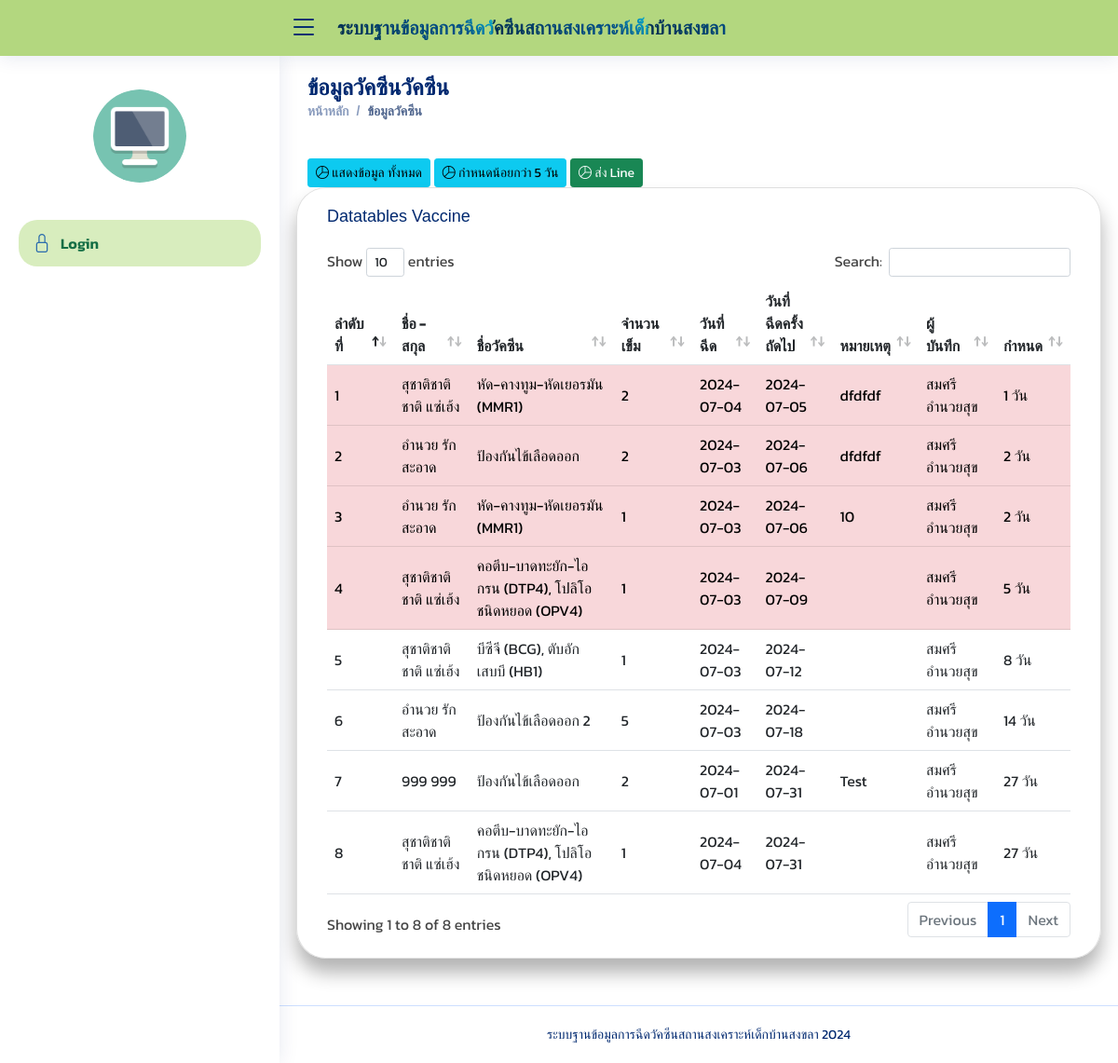
Page /vaccine_data.php on the committed database.
### tables this page shows
CREATE TABLE `tbl_vaccine_data` (
  `vaccine_data_id` int(11) NOT NULL COMMENT 'รหัสข้อมูลการฉีด',
  `student_id` int(11) NOT NULL COMMENT 'รหัสเด็ก',
  `staff_id` int(11) NOT NULL COMMENT 'รหัสผู้ใช้ง﻿าน',
  `vaccine_id` int(11) NOT NULL COMMENT 'รหัสวัคซีน',
  `vaccine_data_quantity` int(11) NOT NULL COMMENT 'จำนวนเข็ม',
  `vaccine_data_date` date NOT NULL COMMENT 'วันที่ฉีด',
  `vaccine_data_date_next` date NOT NULL COMMENT 'วันที่ฉีดวัคซีนครั้งต่อไป',
  `vaccine_data_note` text NOT NULL COMMENT 'หมายเหตุ',
  `vaccine_data_status` int(11) NOT NULL COMMENT 'สถานะ'
);

CREATE TABLE `tbl_student` (
  `student_id` int(11) NOT NULL COMMENT 'รหัสเด็ก',
  `room_id` int(11) NOT NULL COMMENT 'รหัสห้อง',
  `student_name` varchar(100) NOT NULL COMMENT 'ชื่อ',
  `student_last` varchar(100) NOT NULL COMMENT 'สกุล',
  `student_nickname` varchar(100) NOT NULL COMMENT 'ชื่อเล่น',
  `student_bd` date NOT NULL COMMENT 'วันเดือนปีเกิด',
  `student_img` varchar(100) NOT NULL COMMENT 'รูปเด็ก',
  `student_status` int(11) NOT NULL DEFAULT 0 COMMENT 'สถานะ'
);

CREATE TABLE `tbl_vaccine` (
  `vaccine_id` int(11) NOT NULL COMMENT 'รหัสวัคซีน',
  `vaccine_no` varchar(100) NOT NULL COMMENT 'หมายเลขวัคซีน',
  `vaccine_name` varchar(100) NOT NULL COMMENT 'ชื่อวัคซีน',
  `vaccine_detail` text NOT NULL COMMENT 'รายละเอียด',
  `vaccine_age_start` double(64,1) NOT NULL COMMENT 'ช่วงอายุเริ่มต้น',
  `vaccine_age_end` double(64,1) NOT NULL COMMENT 'ช่วงอายุสิ้นสุด',
  `vaccine_status` int(11) NOT NULL COMMENT 'สถานะ'
);

CREATE TABLE `tbl_staff` (
  `staff_id` int(11) NOT NULL COMMENT 'รหัสผู้ใช้งาน',
  `level_id` int(11) NOT NULL COMMENT 'ระดับผู้ใช้งาน',
  `staff_name` varchar(100) NOT NULL COMMENT 'ชื่อ',
  `staff_lastname` varchar(100) NOT NULL COMMENT 'สกุล',
  `staff_username` varchar(100) NOT NULL COMMENT 'Username',
  `staff_password` varchar(100) NOT NULL COMMENT 'Password',
  `staff_status` int(11) NOT NULL COMMENT 'สถานะ'
);

### vaccine_data.php (the view, shortened to what this page needs)
<?php include "header.php";?>
<div class="pagetitle">
    <h1> ข้อมูลวัคซีนวัคซีน </h1>
    <nav>
        <ol class="breadcrumb">
            <li class="breadcrumb-item"><a href="index.php">หน้าหลัก</a></li>
            <li class="breadcrumb-item active">ข้อมูลวัคซีน</li>
        </ol>
    </nav>
</div>
<?php
    if(!empty($_GET['action'])){
        $action =  $_GET['action'];
        }else{
        $action =  '';
        }
?>
<br>
<a href="vaccine_data.php?action=" class="btn btn-info btn-sm">
    <i class="bi bi-pie-chart"></i> แสดงข้อมูล ทั้งหมด
</a>
<a href="vaccine_data.php?action=5" class="btn btn-info btn-sm">
    <i class="bi bi-pie-chart"></i> กำหนดน้อยกว่า 5 วัน
</a>
<a href="vaccine_data.php?action=<?php echo $action;?>&line=1" class="btn btn-success btn-sm">
    <i class="bi bi-pie-chart"></i> ส่ง Line
</a>
<section class="section dashboard">
    <div class="row">
        <div class="card">
            <div class="card-body">
                <h5 class="card-title">Datatables Vaccine </h5>
                <div class="table-responsive">
                    <table name="myTable" id="myTable" class="table align-middle table-hover ">
                        <thead>
                            <tr>
                                <th scope="col"> ลำดับที่</th>
                                <th scope="col"> ชื่อ - สกุล</th>
                                <th scope="col"> ชื่อวัคซีน</th>
                                <th scope="col"> จำนวนเข็ม </th>
                                <th scope="col"> วันที่ฉีด </th>
                                <th scope="col"> วันที่ฉีดครั้งถัดไป </th>
                                <th scope="col"> หมายเหตุ </th>
                                <th scope="col"> ผู้บันทึก</th>
                                <th scope="col">กำหนด</th>
                            </tr>
                        </thead>
                        <tbody>
                            <?php
                                            include "config.inc.php";
                                            $sql = "SELECT vd.*,  DATEDIFF(vd.vaccine_data_date_next, CURDATE()) AS days_to_expiry,
                                                    sd.*,  v.*, sf.*
                                                    FROM tbl_vaccine_data as vd
                                                    INNER JOIN  tbl_student as sd on sd.student_id = vd.student_id
                                                    INNER JOIN  tbl_vaccine as v on v.vaccine_id = vd.vaccine_id
                                                    INNER JOIN  tbl_staff as sf on sf.staff_id = vd.staff_id ";
                                            $sql .= "        ORDER BY DATEDIFF(vd.vaccine_data_date_next, CURDATE()) ASC ";
                                            $query = $conn->query($sql);
                                            $i = 0;
                                            while ($result = $query->fetch_assoc()) {
                                            $i++;
                                            $days_to_expiry = $result['days_to_expiry'];
                                        ?>
                                <?php if($days_to_expiry <= 5){?>
                                <tr class="table-danger">
                                <?php }else{ ?>
                                <tr>
                                <?php } ?>
                                <td> <?php echo $i;?> </td>
                                <td><?php echo $result['student_name'];?>
                                    <?php echo $result['student_last'];?> </td>
                                <td><?php echo $result['vaccine_name'];?></td>
                                <td><?php echo $result['vaccine_data_quantity'];?></td>
                                <td><?php echo $result['vaccine_data_date'];?></td>
                                <td><?php echo $result['vaccine_data_date_next'];?></td>
                                <td><?php echo $result['vaccine_data_note'];?></td>
                                <td><?php echo $result['staff_name'];?> <?php echo $result['staff_lastname'];?></td>
                                <td> <?php echo $result['days_to_expiry'];?> วัน </td>
                            </tr>
                            <?php  } ?>
                        </tbody>
                    </table>
                </div>
            </div>
        </div>
    </div>
    <?php include "footer.php";?>

### assets/css/style.css (style rules this page uses)
:root { scroll-behavior: smooth; }
body { font-family: "Open Sans", sans-serif; background: #f6f9ff; color: #444444; }
a { color: #4154f1; text-decoration: none; }
h1, h2, h3, h4, h5, h6 { font-family: "Nunito", sans-serif; }
.pagetitle { margin-bottom: 10px; }
.pagetitle h1 { font-size: 24px; margin-bottom: 0; font-weight: 600; color: #012970; }
.card { margin-bottom: 30px; border: none; border-radius: 30px; box-shadow: 0px 0 30px rgba(1, 41, 112, 0.1); }
.card-title { padding: 20px 0 15px 0; font-size: 18px; font-weight: 500; color: #012970; font-family: "Poppins", sans-serif; }
.card-body { padding: 0 20px 20px 20px; }
.breadcrumb { font-size: 14px; font-family: "Nunito", sans-serif; color: #899bbd; font-weight: 600; }
.breadcrumb a { color: #899bbd; transition: 0.3s; }
.breadcrumb .breadcrumb-item::before { color: #899bbd; }
.breadcrumb .active { color: #51678f; font-weight: 600; }

### header.php (style rules this page uses)
body { font-family: 'Kanit', sans-serif !important; background-image: url("image/sss.jpg"); background-color: #fff; height: 900px; background-position: center; background-size: cover; }
.card { position: relative; display: flex; flex-direction: column; min-width: 0; word-wrap: break-word; background-color: rgb(255 255 255 / 80%); background-clip: border-box; border: 1px solid rgba(0, 0, 0, .125); border-radius: 2rem; box-shadow: 0 15px 20px rgba(0, 0, 0, 0.3); }

### rows in the picture
tbl_vaccine_data: student.student_name "สุชาติชาติชาติ", student.student_last "แซ่เฮ้ง", vaccine.vaccine_name "หัด-คางทูม-หัดเยอรมัน (MMR1)", vaccine_data_quantity "2", vaccine_data_date "2024-07-04", vaccine_data_date_next "2024-07-05", vaccine_data_note "dfdfdf", staff.staff_name "สมศรี", staff.staff_lastname "อำนวยสุข", days_to_expiry "1"
tbl_vaccine_data: student.student_name "อำนวย", student.student_last "รักสะอาด", vaccine.vaccine_name "ป้องกันไข้เลือดออก", vaccine_data_quantity "2", vaccine_data_date "2024-07-03", vaccine_data_date_next "2024-07-06", vaccine_data_note "dfdfdf", staff.staff_name "สมศรี", staff.staff_lastname "อำนวยสุข", days_to_expiry "2"
tbl_vaccine_data: student.student_name "อำนวย", student.student_last "รักสะอาด", vaccine.vaccine_name "หัด-คางทูม-หัดเยอรมัน (MMR1)", vaccine_data_quantity "1", vaccine_data_date "2024-07-03", vaccine_data_date_next "2024-07-06", vaccine_data_note "10", staff.staff_name "สมศรี", staff.staff_lastname "อำนวยสุข", days_to_expiry "2"
tbl_vaccine_data: student.student_name "สุชาติชาติชาติ", student.student_last "แซ่เฮ้ง", vaccine.vaccine_name "คอตีบ-บาดทะยัก-ไอกรน (DTP4), โปลิโอชนิดหยอด (OPV4)", vaccine_data_quantity "1", vaccine_data_date "2024-07-03", vaccine_data_date_next "2024-07-09", staff.staff_name "สมศรี", staff.staff_lastname "อำนวยสุข", days_to_expiry "5"
tbl_vaccine_data: student.student_name "สุชาติชาติชาติ", student.student_last "แซ่เฮ้ง", vaccine.vaccine_name "บีซีจี (BCG), ตับอักเสบบี (HB1)", vaccine_data_quantity "1", vaccine_data_date "2024-07-03", vaccine_data_date_next "2024-07-12", staff.staff_name "สมศรี", staff.staff_lastname "อำนวยสุข", days_to_expiry "8"
tbl_vaccine_data: student.student_name "อำนวย", student.student_last "รักสะอาด", vaccine.vaccine_name "ป้องกันไข้เลือดออก 2", vaccine_data_quantity "5", vaccine_data_date "2024-07-03", vaccine_data_date_next "2024-07-18", staff.staff_name "สมศรี", staff.staff_lastname "อำนวยสุข", days_to_expiry "14"
tbl_vaccine_data: student.student_name "999", student.student_last "999", vaccine.vaccine_name "ป้องกันไข้เลือดออก", vaccine_data_quantity "2", vaccine_data_date "2024-07-01", vaccine_data_date_next "2024-07-31", vaccine_data_note "Test", staff.staff_name "สมศรี", staff.staff_lastname "อำนวยสุข", days_to_expiry "27"
tbl_vaccine_data: student.student_name "สุชาติชาติชาติ", student.student_last "แซ่เฮ้ง", vaccine.vaccine_name "คอตีบ-บาดทะยัก-ไอกรน (DTP4), โปลิโอชนิดหยอด (OPV4)", vaccine_data_quantity "1", vaccine_data_date "2024-07-04", vaccine_data_date_next "2024-07-31", staff.staff_name "สมศรี", staff.staff_lastname "อำนวยสุข", days_to_expiry "27"
